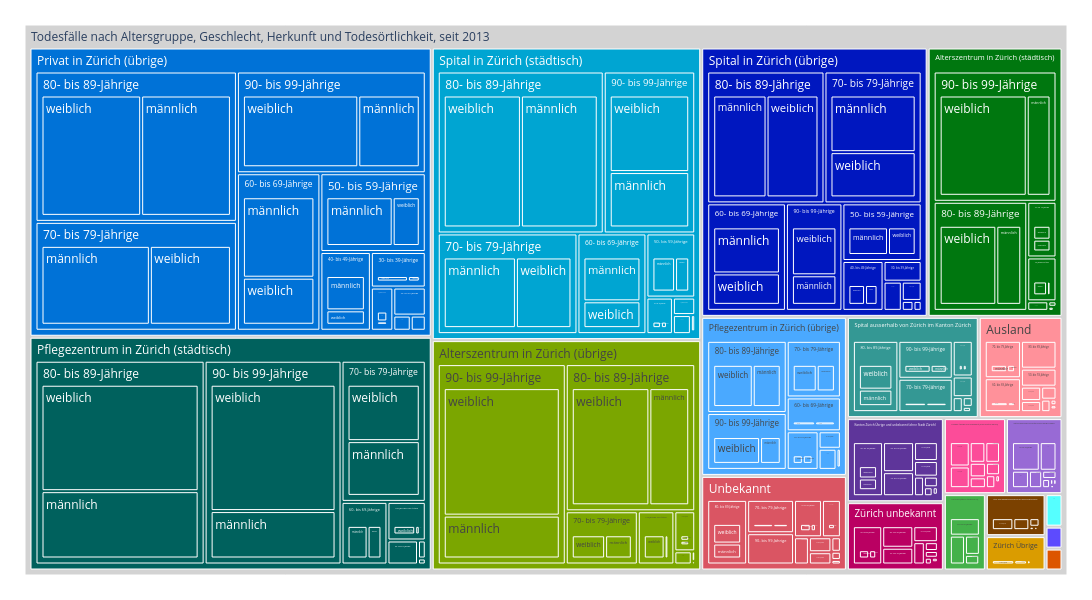

Notebook code cell kept with this figure:
### Code cell
treeMap3 = mypy_dv.plot_px_treemap(
    data=data2betested.reset_index().query("AnzSterWir>0")
    ,levels=['TodOertlichkeitLevel2Lang','AlterV10Lang','SexLang', ]
    ,values="AnzSterWir"
    ,color="TodOertlichkeitLevel2Lang"
    #, color_continuous_scale='Blues'
    ,color_discrete_map=farben_dict_zc
    ,height=600
    ,width=1100               
    #,margin_val_bottom=25
    ,myHeaderTitle="Todesfälle nach Altersgruppe, Geschlecht, Herkunft und Todesörtlichkeit, seit "+data_min_date
)
treeMap3

### Figure 1 — Plotly figure (JSON) as saved in the notebook; plotly's stock layout.template omitted (floating-point values rounded to 4 significant figures; data arrays with more than 128 entries replaced by an {"elided": "..."} marker saying what was removed)
{"data": [{"branchvalues": "total", "customdata": {"elided": "536x1 str values"}, "domain": {"x": [0, 1], "y": [0, 1]}, "hovertemplate": "%{label}<br><br>Anzahl:<br>%{value}<extra></extra>", "ids": {"elided": "536 str values"}, "labels": {"elided": "536 str values"}, "marker": {"colors": {"elided": "536 str values"}}, "name": "", "parents": {"elided": "536 str values"}, "root": {"color": "grey"}, "type": "treemap", "values": {"elided": "536 int values"}}], "layout": {"height": 600, "legend": {"tracegroupgap": 0}, "margin": {"b": 25, "l": 25, "r": 25, "t": 25}, "width": 1100}}
